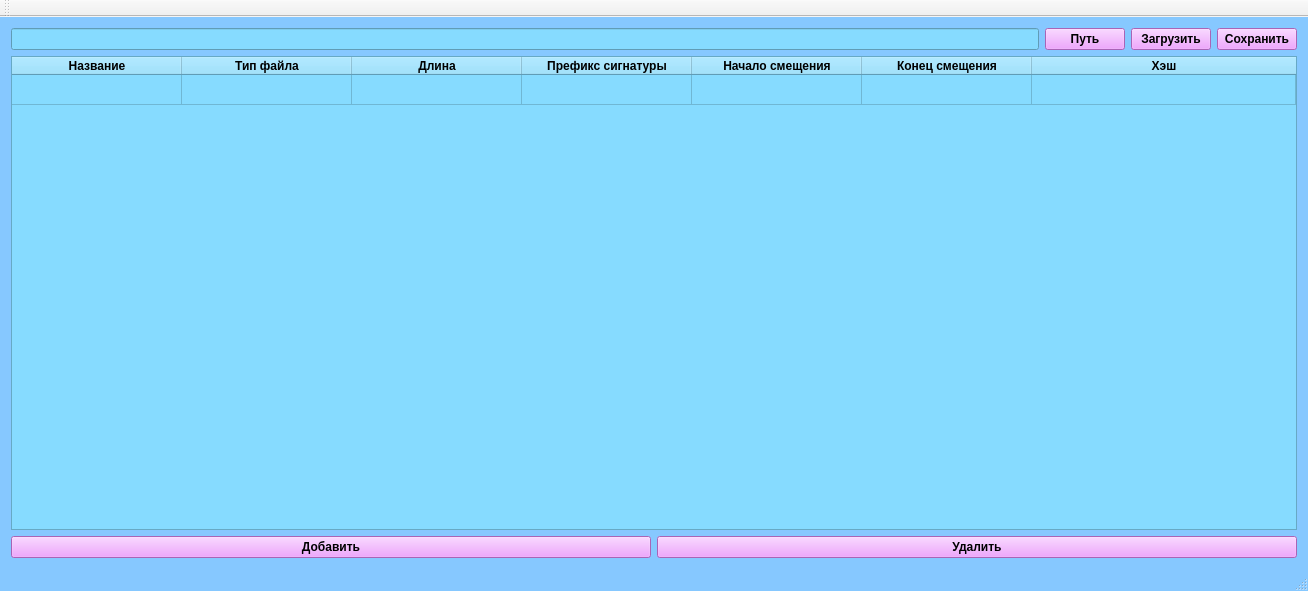
<?xml version="1.0" encoding="UTF-8"?>
<ui version="4.0">
 <class>BaseEditorClass</class>
 <widget class="QMainWindow" name="BaseEditorClass">
  <property name="geometry">
   <rect>
    <x>0</x>
    <y>0</y>
    <width>1308</width>
    <height>591</height>
   </rect>
  </property>
  <property name="baseSize">
   <size>
    <width>0</width>
    <height>0</height>
   </size>
  </property>
  <property name="windowTitle">
   <string>BaseEditor</string>
  </property>
  <property name="autoFillBackground">
   <bool>false</bool>
  </property>
  <property name="styleSheet">
   <string notr="true">QTableView QTableCornerButton::section {
    background: rgb(134, 219, 255);
    border: 2px outset rgb(134, 219, 255);
}
QHeaderView::section:horizontal { 
	background-color: rgb(134, 219, 255); 
}
QHeaderView::section:vertical { 
	background-color: rgb(134, 219, 255); 
}
QMainWindow#BaseEditorClass {
	background-color: rgb(134, 200, 255);
}
QWidget#centralWidget {
	background-color: rgb(134, 200, 255);
}
QTableWidget {
	background-color: rgb(134, 219, 255);
}</string>
  </property>
  <widget class="QWidget" name="centralWidget">
   <property name="styleSheet">
    <string notr="true"/>
   </property>
   <layout class="QGridLayout" name="gridLayout">
    <item row="0" column="0">
     <widget class="QLineEdit" name="pathLineEdit">
      <property name="styleSheet">
       <string notr="true">background-color: rgb(134, 219, 255);
</string>
      </property>
     </widget>
    </item>
    <item row="0" column="1">
     <widget class="QPushButton" name="pathButton">
      <property name="font">
       <font>
        <weight>75</weight>
        <bold>true</bold>
       </font>
      </property>
      <property name="styleSheet">
       <string notr="true">background-color: rgb(236, 140, 255);</string>
      </property>
      <property name="text">
       <string>Путь</string>
      </property>
     </widget>
    </item>
    <item row="0" column="2">
     <widget class="QPushButton" name="readButton">
      <property name="font">
       <font>
        <weight>75</weight>
        <bold>true</bold>
       </font>
      </property>
      <property name="styleSheet">
       <string notr="true">background-color: rgb(236, 140, 255);</string>
      </property>
      <property name="text">
       <string>Загрузить</string>
      </property>
     </widget>
    </item>
    <item row="0" column="3">
     <widget class="QPushButton" name="writeButton">
      <property name="font">
       <font>
        <weight>75</weight>
        <bold>true</bold>
       </font>
      </property>
      <property name="styleSheet">
       <string notr="true">background-color: rgb(236, 140, 255);</string>
      </property>
      <property name="text">
       <string>Сохранить</string>
      </property>
     </widget>
    </item>
    <item row="1" column="0" colspan="4">
     <widget class="QTableWidget" name="tableWidget">
      <property name="sizeIncrement">
       <size>
        <width>0</width>
        <height>0</height>
       </size>
      </property>
      <property name="font">
       <font>
        <weight>50</weight>
        <bold>false</bold>
       </font>
      </property>
      <property name="autoFillBackground">
       <bool>false</bool>
      </property>
      <property name="styleSheet">
       <string notr="true"/>
      </property>
      <property name="sizeAdjustPolicy">
       <enum>QAbstractScrollArea::AdjustIgnored</enum>
      </property>
      <property name="cornerButtonEnabled">
       <bool>false</bool>
      </property>
      <property name="rowCount">
       <number>1</number>
      </property>
      <attribute name="horizontalHeaderDefaultSectionSize">
       <number>170</number>
      </attribute>
      <attribute name="horizontalHeaderStretchLastSection">
       <bool>true</bool>
      </attribute>
      <attribute name="verticalHeaderVisible">
       <bool>false</bool>
      </attribute>
      <attribute name="verticalHeaderStretchLastSection">
       <bool>false</bool>
      </attribute>
      <row/>
      <column>
       <property name="text">
        <string>Название</string>
       </property>
       <property name="font">
        <font>
         <weight>75</weight>
         <bold>true</bold>
        </font>
       </property>
       <property name="textAlignment">
        <set>AlignCenter</set>
       </property>
       <property name="background">
        <color>
         <red>200</red>
         <green>0</green>
         <blue>0</blue>
        </color>
       </property>
      </column>
      <column>
       <property name="text">
        <string>Тип файла</string>
       </property>
       <property name="font">
        <font>
         <weight>75</weight>
         <bold>true</bold>
        </font>
       </property>
       <property name="textAlignment">
        <set>AlignCenter</set>
       </property>
      </column>
      <column>
       <property name="text">
        <string>Длина</string>
       </property>
       <property name="font">
        <font>
         <weight>75</weight>
         <bold>true</bold>
        </font>
       </property>
       <property name="textAlignment">
        <set>AlignCenter</set>
       </property>
      </column>
      <column>
       <property name="text">
        <string>Префикс сигнатуры</string>
       </property>
       <property name="font">
        <font>
         <weight>75</weight>
         <bold>true</bold>
        </font>
       </property>
       <property name="textAlignment">
        <set>AlignCenter</set>
       </property>
      </column>
      <column>
       <property name="text">
        <string>Начало смещения</string>
       </property>
       <property name="font">
        <font>
         <weight>75</weight>
         <bold>true</bold>
        </font>
       </property>
       <property name="textAlignment">
        <set>AlignCenter</set>
       </property>
      </column>
      <column>
       <property name="text">
        <string>Конец смещения</string>
       </property>
       <property name="font">
        <font>
         <weight>75</weight>
         <bold>true</bold>
        </font>
       </property>
       <property name="textAlignment">
        <set>AlignCenter</set>
       </property>
      </column>
      <column>
       <property name="text">
        <string>Хэш</string>
       </property>
       <property name="font">
        <font>
         <weight>75</weight>
         <bold>true</bold>
        </font>
       </property>
       <property name="textAlignment">
        <set>AlignCenter</set>
       </property>
      </column>
      <item row="0" column="0">
       <property name="text">
        <string/>
       </property>
       <property name="textAlignment">
        <set>AlignLeading|AlignVCenter</set>
       </property>
      </item>
      <item row="0" column="1">
       <property name="text">
        <string/>
       </property>
       <property name="textAlignment">
        <set>AlignLeading|AlignVCenter</set>
       </property>
      </item>
     </widget>
    </item>
    <item row="2" column="0" colspan="4">
     <layout class="QHBoxLayout" name="horizontalLayout">
      <item>
       <widget class="QPushButton" name="addButton">
        <property name="font">
         <font>
          <weight>75</weight>
          <bold>true</bold>
         </font>
        </property>
        <property name="styleSheet">
         <string notr="true">background-color: rgb(236, 140, 255);

</string>
        </property>
        <property name="text">
         <string>Добавить</string>
        </property>
       </widget>
      </item>
      <item>
       <widget class="QPushButton" name="deleteButton">
        <property name="font">
         <font>
          <weight>75</weight>
          <bold>true</bold>
         </font>
        </property>
        <property name="styleSheet">
         <string notr="true">background-color: rgb(236, 140, 255);
</string>
        </property>
        <property name="text">
         <string>Удалить</string>
        </property>
       </widget>
      </item>
     </layout>
    </item>
   </layout>
  </widget>
  <widget class="QMenuBar" name="menuBar">
   <property name="geometry">
    <rect>
     <x>0</x>
     <y>0</y>
     <width>1308</width>
     <height>26</height>
    </rect>
   </property>
  </widget>
  <widget class="QToolBar" name="mainToolBar">
   <property name="styleSheet">
    <string notr="true"/>
   </property>
   <attribute name="toolBarArea">
    <enum>TopToolBarArea</enum>
   </attribute>
   <attribute name="toolBarBreak">
    <bool>false</bool>
   </attribute>
  </widget>
  <widget class="QStatusBar" name="statusBar"/>
 </widget>
 <layoutdefault spacing="6" margin="11"/>
 <resources>
  <include location="BaseEditor.qrc"/>
 </resources>
 <connections/>
</ui>
